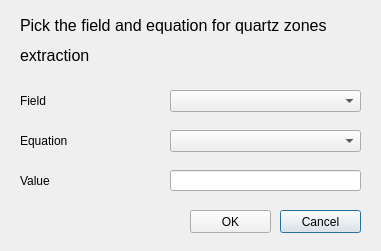
<?xml version="1.0" encoding="UTF-8"?>
<ui version="4.0">
 <class>BasingaDialogBase</class>
 <widget class="QDialog" name="BasingaDialogBase">
  <property name="geometry">
   <rect>
    <x>0</x>
    <y>0</y>
    <width>381</width>
    <height>251</height>
   </rect>
  </property>
  <property name="sizePolicy">
   <sizepolicy hsizetype="Preferred" vsizetype="Preferred">
    <horstretch>0</horstretch>
    <verstretch>0</verstretch>
   </sizepolicy>
  </property>
  <property name="minimumSize">
   <size>
    <width>381</width>
    <height>251</height>
   </size>
  </property>
  <property name="maximumSize">
   <size>
    <width>381</width>
    <height>400</height>
   </size>
  </property>
  <property name="windowTitle">
   <string>Basinga</string>
  </property>
  <widget class="QComboBox" name="comboBox_field">
   <property name="geometry">
    <rect>
     <x>170</x>
     <y>90</y>
     <width>191</width>
     <height>22</height>
    </rect>
   </property>
  </widget>
  <widget class="QLineEdit" name="lineEdit_value">
   <property name="geometry">
    <rect>
     <x>170</x>
     <y>170</y>
     <width>191</width>
     <height>21</height>
    </rect>
   </property>
  </widget>
  <widget class="QComboBox" name="comboBox_equation">
   <property name="geometry">
    <rect>
     <x>170</x>
     <y>130</y>
     <width>191</width>
     <height>22</height>
    </rect>
   </property>
  </widget>
  <widget class="QLabel" name="label_4">
   <property name="geometry">
    <rect>
     <x>20</x>
     <y>10</y>
     <width>401</width>
     <height>31</height>
    </rect>
   </property>
   <property name="font">
    <font>
     <pointsize>12</pointsize>
    </font>
   </property>
   <property name="text">
    <string>Pick the field and equation for quartz zones </string>
   </property>
  </widget>
  <widget class="QLabel" name="label_10">
   <property name="geometry">
    <rect>
     <x>20</x>
     <y>170</y>
     <width>121</width>
     <height>21</height>
    </rect>
   </property>
   <property name="text">
    <string>Value</string>
   </property>
  </widget>
  <widget class="QLabel" name="label_11">
   <property name="geometry">
    <rect>
     <x>20</x>
     <y>130</y>
     <width>91</width>
     <height>21</height>
    </rect>
   </property>
   <property name="text">
    <string>Equation</string>
   </property>
  </widget>
  <widget class="QLabel" name="label_7">
   <property name="geometry">
    <rect>
     <x>20</x>
     <y>90</y>
     <width>81</width>
     <height>21</height>
    </rect>
   </property>
   <property name="text">
    <string>Field</string>
   </property>
  </widget>
  <widget class="QPushButton" name="pushButton_cancel">
   <property name="geometry">
    <rect>
     <x>280</x>
     <y>210</y>
     <width>81</width>
     <height>23</height>
    </rect>
   </property>
   <property name="text">
    <string>Cancel</string>
   </property>
  </widget>
  <widget class="QPushButton" name="pushButton_ok">
   <property name="enabled">
    <bool>true</bool>
   </property>
   <property name="geometry">
    <rect>
     <x>190</x>
     <y>210</y>
     <width>81</width>
     <height>23</height>
    </rect>
   </property>
   <property name="text">
    <string>OK</string>
   </property>
  </widget>
  <widget class="QLabel" name="label_5">
   <property name="geometry">
    <rect>
     <x>20</x>
     <y>40</y>
     <width>401</width>
     <height>31</height>
    </rect>
   </property>
   <property name="font">
    <font>
     <pointsize>12</pointsize>
    </font>
   </property>
   <property name="text">
    <string>extraction</string>
   </property>
  </widget>
  <zorder>comboBox_field</zorder>
  <zorder>lineEdit_value</zorder>
  <zorder>comboBox_equation</zorder>
  <zorder>label_4</zorder>
  <zorder>label_10</zorder>
  <zorder>label_11</zorder>
  <zorder>label_7</zorder>
  <zorder>pushButton_cancel</zorder>
  <zorder>label_5</zorder>
  <zorder>pushButton_ok</zorder>
 </widget>
 <resources/>
 <connections/>
</ui>
